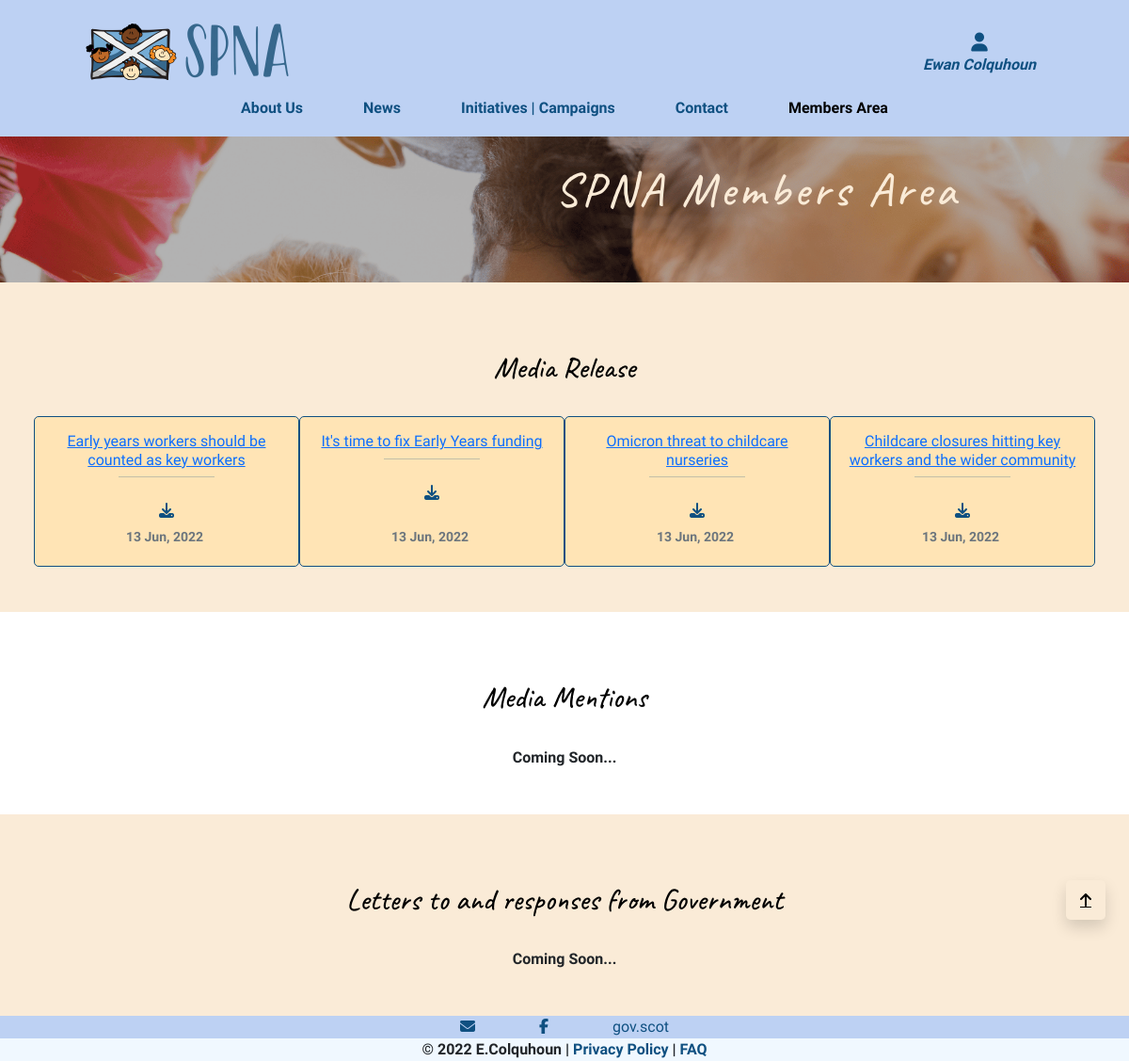
/member/ (signed in), run on an earlier commit of the app's database.
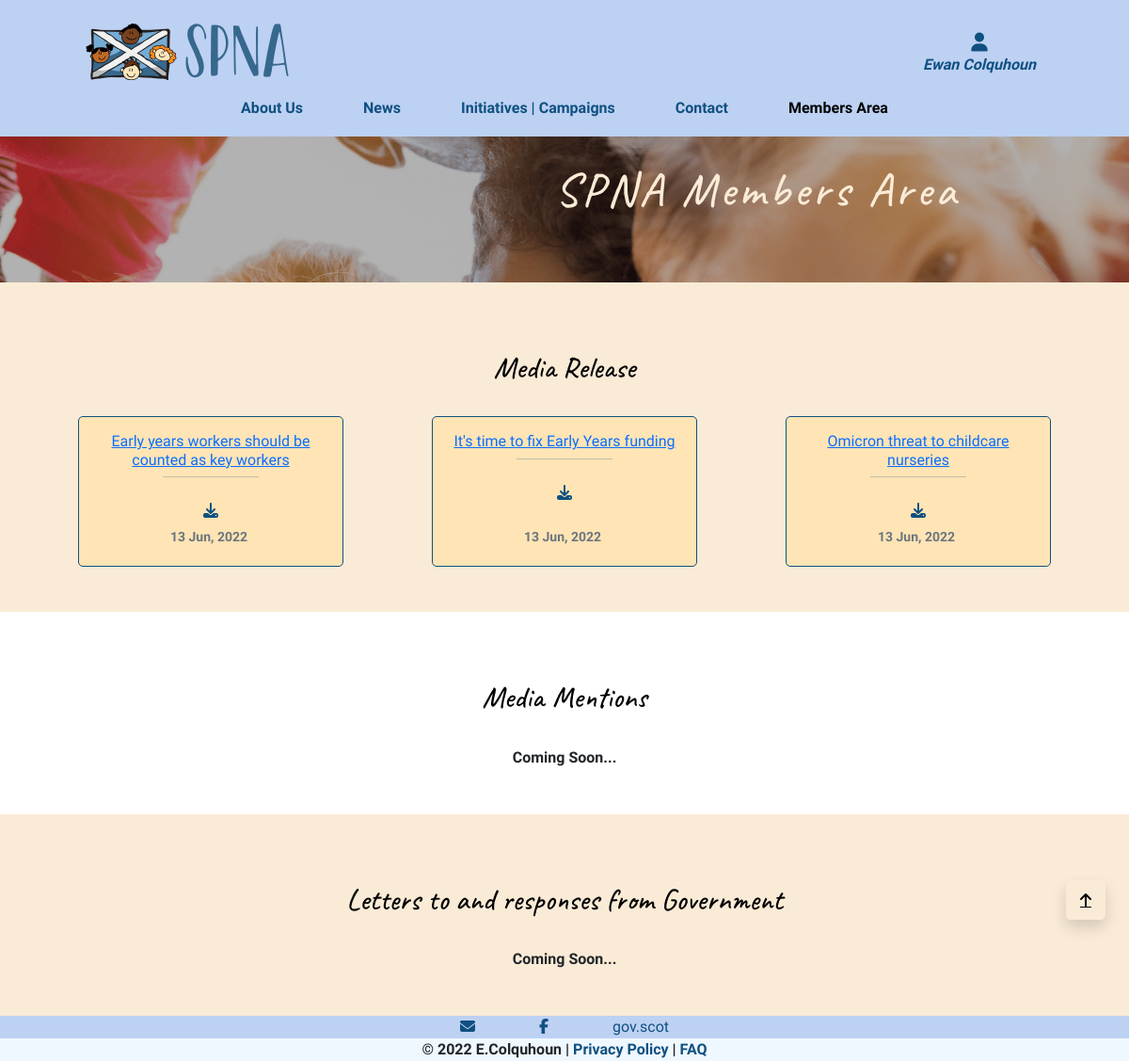
And on a later commit of the database.
### member/models.py (models this page shows, shortened)
class Document(models.Model):
    CATEGORIES = (
    ('1', 'Media Releases'),
    ('2', 'Media Mentions'),
    ('3', 'Letters to and responses from Government'))
    class Meta:
        verbose_name_plural = "Documents"
    title = models.CharField(max_length=255, null=True, blank=True)
    category = models.CharField(
        max_length=20,
        choices=CATEGORIES,
        default=False)
    doc = models.FileField(upload_to='uploads/')
    date_uploaded = models.DateTimeField(auto_now_add=True)
    objects = UserManager()

### member/views.py (the view)
# urls.py: path('', views.member_area, name='member_area_page'),
@login_required
def member_area(request):
    if not request.user.spnamember.paid:
        messages.error(request, "Sorry only SPNA Members can \
                       access this page.")
        return redirect(reverse('home'))
    docs_1 = Document.objects.filter(category='1')
    docs_2 = Document.objects.filter(category='2')
    docs_3 = Document.objects.filter(category='3')
    context = {
        'docs_1': docs_1,
        'docs_2': docs_2,
        'docs_3': docs_3,
    }
    return render(request, 'member/member-area.html', context)

### contact/context.py (called while the page is built)
def contact_modal(request):
    article = Articles.objects.all()
    doc = Document.objects.all()
    members = SPNAMember.objects.all()
    contacts = Contact.objects.all()
    contact_form = ContactForm()
    context = {
        'contact_form': contact_form,
        'contacts': contacts,
        'article': article,
        'doc': doc,
        'members':members,
    }
    return context

### home/templatetags/tags.py (called while the page is built)
@register.simple_tag
def active(request, pattern):
    import re
    if re.search(pattern, request.path):
        return 'active' if pattern == request.path else ''
    return ''

### member/templates/member/member-area.html (shortened to what the changed rows need)
{% extends "base.html" %}
{% load static %}
{% block extra_css %}
    <link rel="stylesheet prefetch" type="text/css" href="{% static 'member/css/member.css' %}">
{% endblock %}
{% block content %}
<section id="member-image-section">
    <div class="overlay">
        <div class="container-fluid h-100">
            <div class="row h-100">
                <div id="member-text-container"class="col-12 my-auto">
                    <h1 id="member-text" class="title-text">SPNA Members Area</h1>
                </div>
            </div>
        </div>
    </div>
</section>
<section id="documents-section" class="">
    <div id="doc-1-row" class="row text-center p-1 p-sm-5 bg-ant-white">
        <div class="cat-title col-12 p-4">
            <h2 class="category-title">Media Release</h2>
        </div>
        {% for doc in docs_1 %}
                <div class="document col-12 col-md-3 mx-auto my-auto position-relative">
                    <div class="doc-1-title" class="pt-4">
                        <h3 class="doc-title">
                            <a target="_blank" href="{{doc.doc.url}}">{{doc.title}}</a>
                        </h3>
                        <hr class="small-hr">
                    </div>
                    <div class="doc-1-ancil pt-2 d-flex justify-content-around">
                        <div class="pt-3">
                            <a download href="{{doc.doc.url}}"><i class="fas fa-download"></i></a>
                        </div>
                    </div>
                    <div class="date-holder position-absolute text-center">
                        <p class="text-muted pt-1">
                            <small>
                                {{doc.date_uploaded | date:"d M, Y"}}
                            </small>
                        </p>
                    </div>
                </div>
            {% empty %}
            <div class="col-12 col-md-3 mx-auto my-auto position-relative">Coming Soon...</div>
         {% endfor %}
    </div>
    <div id="doc-2-row" class="row text-center p-1 p-sm-5">
        <div class="cat-title col-12 p-4">
            <h2 class="category-title">Media Mentions</h2>
        </div>
    </div>
    <div class="doc-3-row row text-center p-1 p-sm-5 bg-ant-white">
        <div class="cat-title col-12 p-4">
            <h2 class="category-title">Letters to and responses from Government</h2>
        </div>
    </div>
</section>
{% endblock %}

What changed in the data, as far as the page shows it:
removed Document: title "Childcare closures hitting key workers and the wider community", date_uploaded "13 Jun, 2022"
